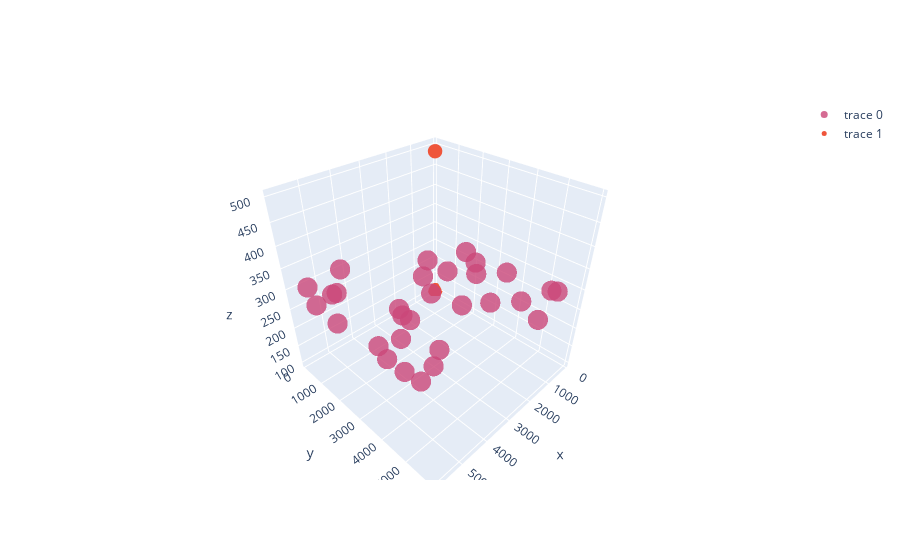

The code cell stored with this chart in its notebook:
### Code cell
fig = go.Figure(data=[go.Scatter3d(x=x, y=y, z=z,
                                   mode='markers', marker=dict(
        size=7,
        color=z,                  
        opacity=0.8
    ))])

fig.add_trace(
    go.Scatter3d(x=w_x, y=w_y, z=w_z, mode='markers',
        marker=dict(
        size=5)))
fig.show()

### Figure 1 — Plotly figure (JSON) as saved in the notebook; plotly's stock layout.template omitted (floating-point values rounded to 4 significant figures)
{"data": [{"marker": {"color": [300, 300, 300, 300, 300, 300, 300, 300, 300, 300, 300, 300, 300, 300, 300, 300, 300, 300, 300, 300, 300, 300, 300, 300, 300, 300, 300, 300, 300, 300], "opacity": 0.8, "size": 7}, "mode": "markers", "type": "scatter3d", "x": [5623, 775, 1977, 1006, 2953, 541, 4244, 5481, 5766, 2009, 3159, 1485, 5774, 4278, 2310, 1656, 5821, 4661, 5693, 5752, 735, 1994, 5042, 4406, 2714, 5177, 4392, 5155, 628, 5054], "y": [3719, 3909, 1659, 2842, 4053, 5581, 116, 252, 4229, 5926, 3043, 3291, 1185, 2936, 4537, 5115, 2263, 4885, 5333, 4842, 2182, 2561, 1090, 3221, 2227, 1063, 3519, 5188, 5423, 3910], "z": [300, 300, 300, 300, 300, 300, 300, 300, 300, 300, 300, 300, 300, 300, 300, 300, 300, 300, 300, 300, 300, 300, 300, 300, 300, 300, 300, 300, 300, 300]}, {"marker": {"size": 5}, "mode": "markers", "type": "scatter3d", "x": [100, 500], "y": [100, 500], "z": [100, 500]}], "layout": {}}
